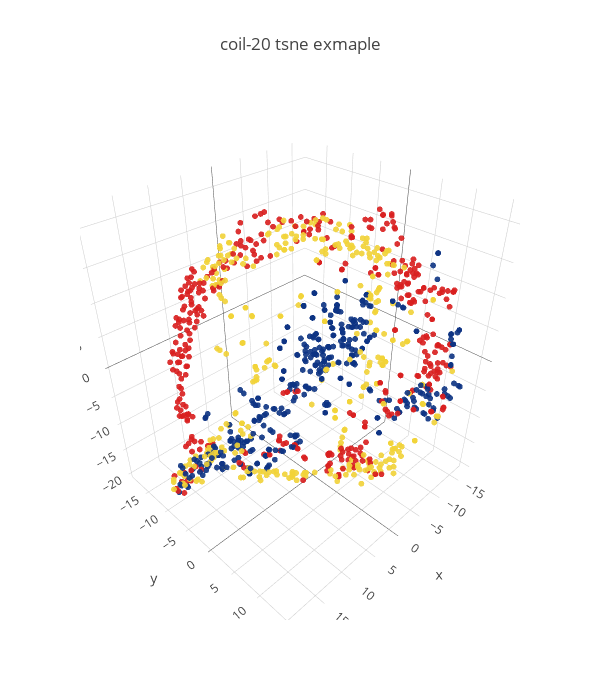

The cell this chart's notebook holds for it:
### Code cell
data=[trace1]
layout=dict(height=700, width=600, title='coil-20 tsne exmaple')
fig=dict(data=data, layout=layout)
offline.iplot(fig, filename='tsne_example')

### Figure 1 — Plotly figure (JSON) as saved in the notebook; plotly's stock layout.template omitted (floating-point values rounded to 4 significant figures; data arrays with more than 128 entries replaced by an {"elided": "..."} marker saying what was removed)
{"data": [{"marker": {"color": {"elided": "1104 int values"}, "colorscale": "Portland", "line": {"color": "rgb(255, 255, 255)"}, "opacity": 0.9, "size": 2, "sizemode": "diameter"}, "mode": "markers", "type": "scatter3d", "uid": "4dcf4f3a-8eef-11e8-ab01-787b8aab16bb", "x": {"elided": "1104 float values"}, "y": {"elided": "1104 float values"}, "z": {"elided": "1104 float values"}}], "layout": {"height": 700, "title": "coil-20 tsne exmaple", "width": 600}}
